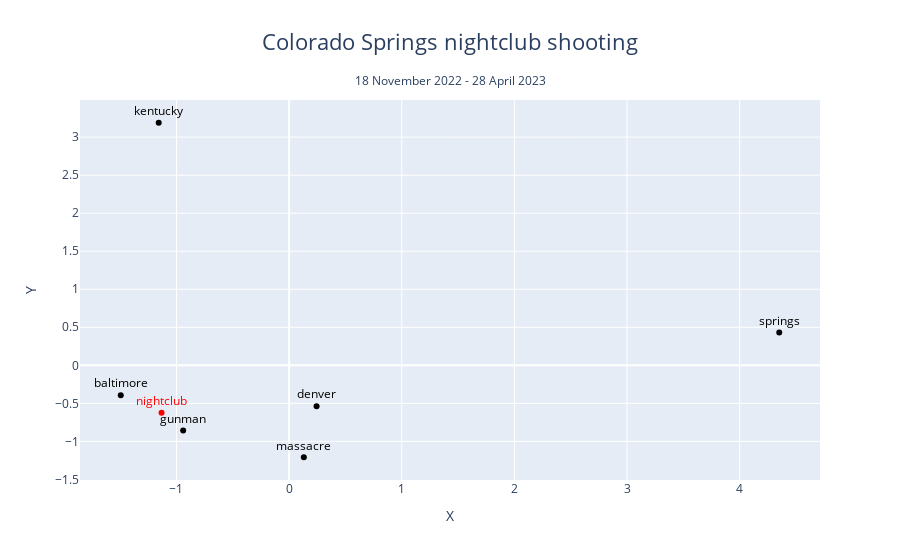

The notebook cell this image was saved under:
### Code cell
display_scatterplot(model_colorado_springs_post, vis_list_colorado_springs, test_word_colorado_springs, title_colorado_springs, "18 November 2022 - 28 April 2023", use_tsne=False, use_plotly=True)

### Figure 1 — Plotly figure (JSON) as saved in the notebook; plotly's stock layout.template omitted (floating-point values rounded to 4 significant figures)
{"data": [{"marker": {"color": "black"}, "mode": "markers+text", "text": ["kentucky"], "textfont": {"color": "black"}, "textposition": "top center", "x": [-1.158], "y": [3.189], "type": "scatter"}, {"marker": {"color": "black"}, "mode": "markers+text", "text": ["baltimore"], "textfont": {"color": "black"}, "textposition": "top center", "x": [-1.495], "y": [-0.3927], "type": "scatter"}, {"marker": {"color": "black"}, "mode": "markers+text", "text": ["denver"], "textfont": {"color": "black"}, "textposition": "top center", "x": [0.2438], "y": [-0.5377], "type": "scatter"}, {"marker": {"color": "black"}, "mode": "markers+text", "text": ["massacre"], "textfont": {"color": "black"}, "textposition": "top center", "x": [0.1306], "y": [-1.209], "type": "scatter"}, {"marker": {"color": "black"}, "mode": "markers+text", "text": ["gunman"], "textfont": {"color": "black"}, "textposition": "top center", "x": [-0.9406], "y": [-0.8572], "type": "scatter"}, {"marker": {"color": "red"}, "mode": "markers+text", "text": ["nightclub"], "textfont": {"color": "red"}, "textposition": "top center", "x": [-1.133], "y": [-0.6251], "type": "scatter"}, {"marker": {"color": "black"}, "mode": "markers+text", "text": ["springs"], "textfont": {"color": "black"}, "textposition": "top center", "x": [4.351], "y": [0.432], "type": "scatter"}], "layout": {"annotations": [{"showarrow": false, "text": "18 November 2022 - 28 April 2023", "x": 0.5, "xref": "paper", "y": 1.08, "yref": "paper"}], "showlegend": false, "title": {"font": {"size": 22}, "text": "Colorado Springs nightclub shooting", "x": 0.5}, "xaxis": {"title": {"text": "X"}}, "yaxis": {"title": {"text": "Y"}}}}
